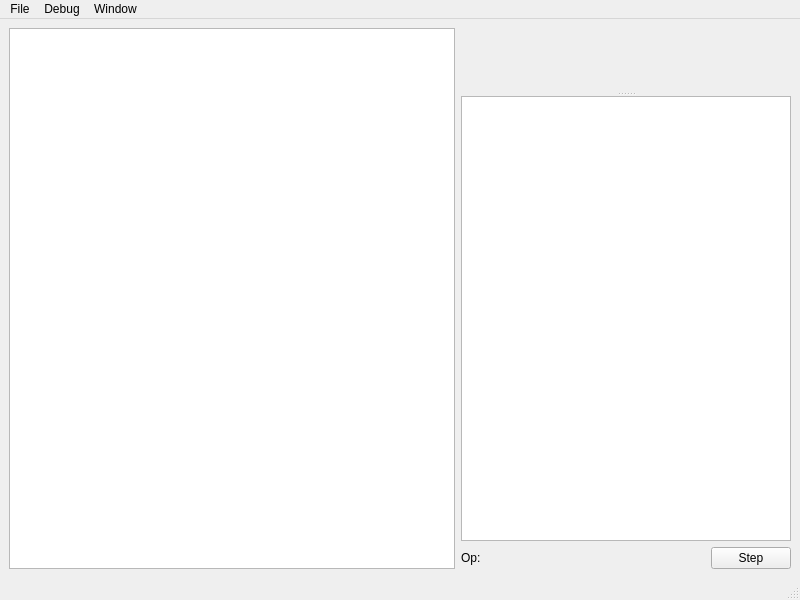
<?xml version="1.0" encoding="UTF-8"?>
<ui version="4.0">
 <class>MainWindow</class>
 <widget class="QMainWindow" name="MainWindow">
  <property name="geometry">
   <rect>
    <x>0</x>
    <y>0</y>
    <width>800</width>
    <height>600</height>
   </rect>
  </property>
  <property name="windowTitle">
   <string>MainWindow</string>
  </property>
  <widget class="QWidget" name="centralwidget">
   <layout class="QHBoxLayout" name="horizontalLayout_3">
    <item>
     <layout class="QHBoxLayout" name="horizontalLayout_2">
      <item>
       <widget class="CodeWidget" name="codeTextEdit">
        <property name="font">
         <font>
          <family>Ubuntu Mono</family>
         </font>
        </property>
        <property name="lineWrapMode">
         <enum>QPlainTextEdit::NoWrap</enum>
        </property>
        <property name="readOnly">
         <bool>true</bool>
        </property>
       </widget>
      </item>
      <item>
       <widget class="QSplitter" name="splitter">
        <property name="orientation">
         <enum>Qt::Vertical</enum>
        </property>
        <widget class="QHexEdit" name="hexEdit">
         <property name="sizePolicy">
          <sizepolicy hsizetype="Fixed" vsizetype="Expanding">
           <horstretch>0</horstretch>
           <verstretch>0</verstretch>
          </sizepolicy>
         </property>
         <property name="minimumSize">
          <size>
           <width>330</width>
           <height>0</height>
          </size>
         </property>
         <property name="toolTip">
          <string>QHexEditWidget</string>
         </property>
         <property name="whatsThis">
          <string>QHexEdit widget allow to edit the data in hex view.</string>
         </property>
         <property name="bytesPerLine">
          <number>8</number>
         </property>
         <property name="data">
          <cstring></cstring>
         </property>
        </widget>
        <widget class="QWidget" name="layoutWidget">
         <layout class="QVBoxLayout" name="verticalLayout">
          <item>
           <widget class="QTreeView" name="treeView">
            <property name="indentation">
             <number>10</number>
            </property>
           </widget>
          </item>
          <item>
           <layout class="QHBoxLayout" name="horizontalLayout">
            <item>
             <widget class="QLabel" name="label">
              <property name="text">
               <string>Op:</string>
              </property>
             </widget>
            </item>
            <item>
             <widget class="QLabel" name="opLabel">
              <property name="text">
               <string/>
              </property>
             </widget>
            </item>
            <item>
             <spacer name="horizontalSpacer">
              <property name="orientation">
               <enum>Qt::Horizontal</enum>
              </property>
              <property name="sizeHint" stdset="0">
               <size>
                <width>40</width>
                <height>20</height>
               </size>
              </property>
             </spacer>
            </item>
            <item>
             <widget class="QPushButton" name="stepButton">
              <property name="text">
               <string>Step</string>
              </property>
             </widget>
            </item>
           </layout>
          </item>
         </layout>
        </widget>
       </widget>
      </item>
     </layout>
    </item>
   </layout>
  </widget>
  <widget class="QMenuBar" name="menubar">
   <property name="geometry">
    <rect>
     <x>0</x>
     <y>0</y>
     <width>800</width>
     <height>22</height>
    </rect>
   </property>
   <widget class="QMenu" name="menuFile">
    <property name="title">
     <string>File</string>
    </property>
    <addaction name="actionLoad"/>
    <addaction name="actionLoad_many"/>
    <addaction name="separator"/>
    <addaction name="actionQuit"/>
   </widget>
   <widget class="QMenu" name="menuDebug">
    <property name="title">
     <string>Debug</string>
    </property>
    <addaction name="actionReset"/>
    <addaction name="actionStep"/>
    <addaction name="actionContinue"/>
    <addaction name="actionStep_out"/>
   </widget>
   <widget class="QMenu" name="menuWindow">
    <property name="title">
     <string>Window</string>
    </property>
    <addaction name="actionBreakpoints"/>
    <addaction name="actionI_O"/>
   </widget>
   <addaction name="menuFile"/>
   <addaction name="menuDebug"/>
   <addaction name="menuWindow"/>
  </widget>
  <widget class="QStatusBar" name="statusbar"/>
  <action name="actionLoad">
   <property name="text">
    <string>Load...</string>
   </property>
   <property name="shortcut">
    <string>Ctrl+L</string>
   </property>
  </action>
  <action name="actionQuit">
   <property name="text">
    <string>Quit</string>
   </property>
  </action>
  <action name="actionReset">
   <property name="text">
    <string>Reset</string>
   </property>
   <property name="shortcut">
    <string>Ctrl+Q</string>
   </property>
  </action>
  <action name="actionStep">
   <property name="text">
    <string>Step</string>
   </property>
   <property name="shortcut">
    <string>F8</string>
   </property>
  </action>
  <action name="actionContinue">
   <property name="text">
    <string>Continue</string>
   </property>
   <property name="shortcut">
    <string>F5</string>
   </property>
  </action>
  <action name="actionBreakpoints">
   <property name="text">
    <string>Breakpoints...</string>
   </property>
  </action>
  <action name="actionI_O">
   <property name="text">
    <string>I/O...</string>
   </property>
  </action>
  <action name="actionLoad_many">
   <property name="text">
    <string>Load many...</string>
   </property>
  </action>
  <action name="actionStep_out">
   <property name="text">
    <string>Step out</string>
   </property>
   <property name="shortcut">
    <string>Shift+F8</string>
   </property>
  </action>
 </widget>
 <customwidgets>
  <customwidget>
   <class>QHexEdit</class>
   <extends>QFrame</extends>
   <header>src/qhexedit/qhexedit.h</header>
  </customwidget>
  <customwidget>
   <class>CodeWidget</class>
   <extends>QPlainTextEdit</extends>
   <header>src/ui/codewidget.h</header>
  </customwidget>
 </customwidgets>
 <resources/>
 <connections/>
</ui>
